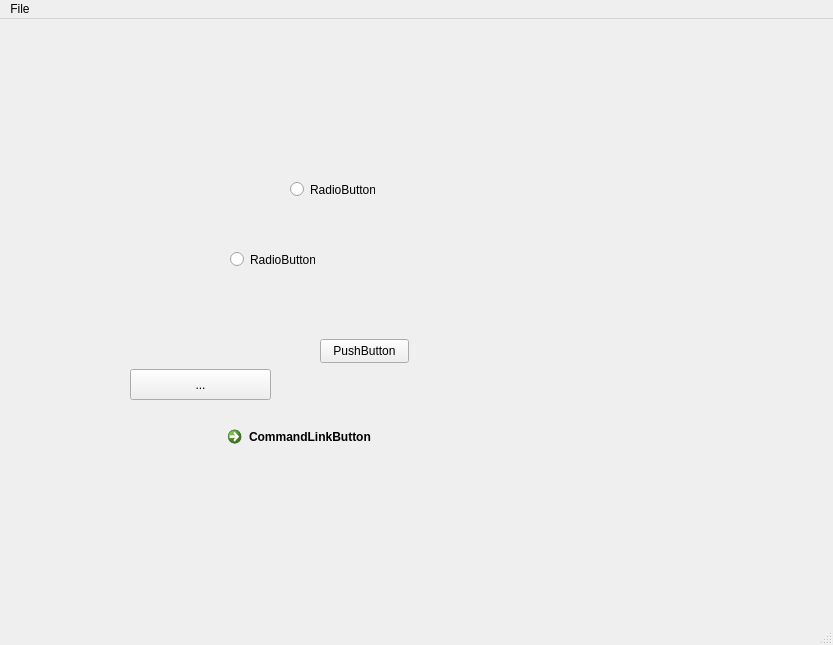
<ui version="4.0" >
 <class>MainWindow</class>
 <widget class="QMainWindow" name="MainWindow" >
  <property name="geometry" >
   <rect>
    <x>0</x>
    <y>0</y>
    <width>833</width>
    <height>645</height>
   </rect>
  </property>
  <property name="windowTitle" >
   <string>MainWindow</string>
  </property>
  <widget class="QWidget" name="centralwidget" >
   <widget class="QStackedWidget" name="stackedWidget" >
    <property name="geometry" >
     <rect>
      <x>20</x>
      <y>30</y>
      <width>501</width>
      <height>481</height>
     </rect>
    </property>
    <property name="currentIndex" >
     <number>1</number>
    </property>
    <widget class="QWidget" name="page" >
     <widget class="QListView" name="listView" >
      <property name="geometry" >
       <rect>
        <x>170</x>
        <y>180</y>
        <width>256</width>
        <height>192</height>
       </rect>
      </property>
     </widget>
    </widget>
    <widget class="QWidget" name="page_2" >
     <widget class="QRadioButton" name="radioButton" >
      <property name="geometry" >
       <rect>
        <x>270</x>
        <y>130</y>
        <width>85</width>
        <height>21</height>
       </rect>
      </property>
      <property name="text" >
       <string>RadioButton</string>
      </property>
     </widget>
     <widget class="QRadioButton" name="radioButton_2" >
      <property name="geometry" >
       <rect>
        <x>210</x>
        <y>200</y>
        <width>85</width>
        <height>21</height>
       </rect>
      </property>
      <property name="text" >
       <string>RadioButton</string>
      </property>
     </widget>
     <widget class="QPushButton" name="pushButton" >
      <property name="geometry" >
       <rect>
        <x>300</x>
        <y>290</y>
        <width>89</width>
        <height>24</height>
       </rect>
      </property>
      <property name="text" >
       <string>PushButton</string>
      </property>
     </widget>
     <widget class="QToolButton" name="toolButton" >
      <property name="geometry" >
       <rect>
        <x>110</x>
        <y>320</y>
        <width>141</width>
        <height>31</height>
       </rect>
      </property>
      <property name="text" >
       <string>...</string>
      </property>
     </widget>
     <widget class="QCommandLinkButton" name="commandLinkButton" >
      <property name="geometry" >
       <rect>
        <x>200</x>
        <y>370</y>
        <width>221</width>
        <height>41</height>
       </rect>
      </property>
      <property name="text" >
       <string>CommandLinkButton</string>
      </property>
     </widget>
    </widget>
    <widget class="QWidget" name="page_3" />
   </widget>
  </widget>
  <widget class="QMenuBar" name="menubar" >
   <property name="geometry" >
    <rect>
     <x>0</x>
     <y>0</y>
     <width>833</width>
     <height>23</height>
    </rect>
   </property>
   <widget class="QMenu" name="menuFile" >
    <property name="title" >
     <string>File</string>
    </property>
    <addaction name="actionOpen" />
    <addaction name="actionClose" />
    <addaction name="separator" />
    <addaction name="actionQuit" />
   </widget>
   <addaction name="menuFile" />
  </widget>
  <widget class="QStatusBar" name="statusbar" />
  <action name="actionOpen" >
   <property name="text" >
    <string>Open</string>
   </property>
  </action>
  <action name="actionClose" >
   <property name="text" >
    <string>Close</string>
   </property>
  </action>
  <action name="actionQuit" >
   <property name="text" >
    <string>Quit</string>
   </property>
  </action>
 </widget>
 <resources/>
 <connections/>
</ui>
